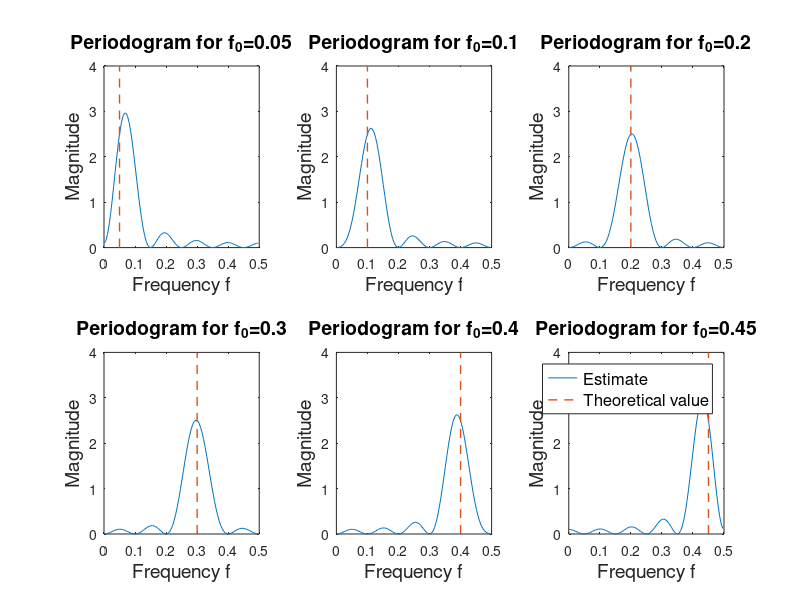
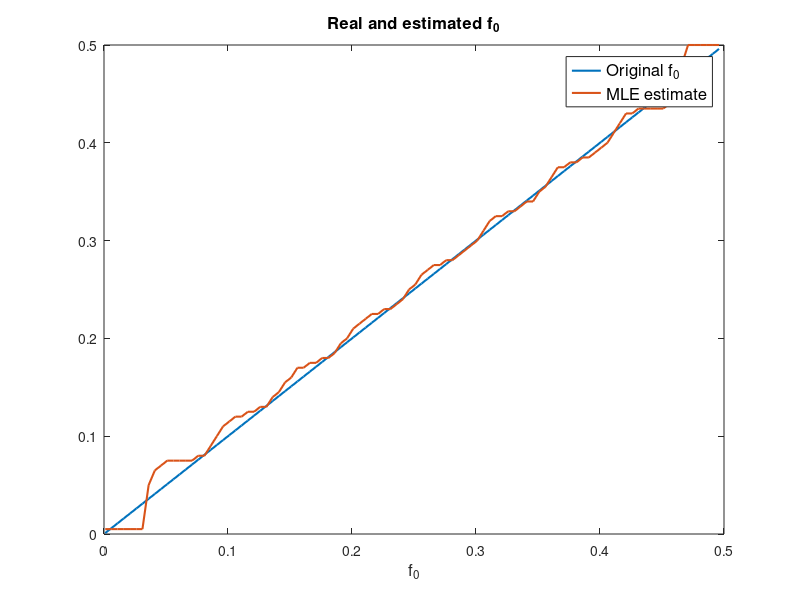
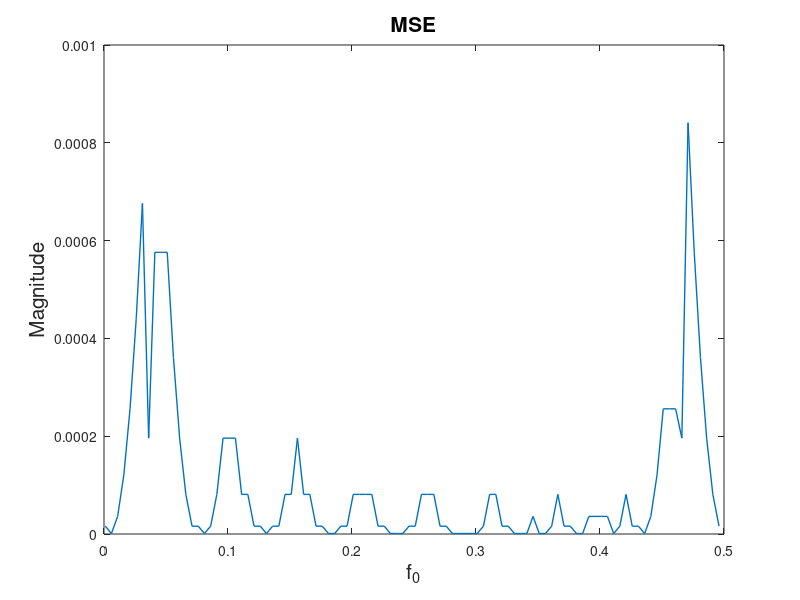

MATLAB code to generate these figures, in order:
%% Assignment 5: MLE For the frequency of a Signal
clear all;
%%
% plot of the periodograms
freq = [0.001:0.005:0.5];
p = zeros(1,100);
mle = zeros(1,100);
N = 10;
freq1 = [0.05, 0.1,0.2,0.3,0.4,0.45];
x = zeros(1,10);
y = 0;

figure(1)
for i = 1:length(freq1)
    for j = 1:length(freq)
        for n = 1:N
            x(n) = cos(2*pi*(n-1)*freq1(i)).*(cos((2.*pi.*freq(j).*(n-1)))+1i*sin((2.*pi.*freq(j).*(n-1))));
            y = x(n) + y;
        end
        p(j) = (1/10).*((abs(y)).^2);
        y = 0;
    end
    subplot(2,3,i)
    plot(freq,p)
    hold on
    plot([freq1(i) freq1(i)],[0 4],'--','LineWidth',1)
    title(['Periodogram for f_0=',num2str(freq1(i))],'FontSize',14)
    xlabel('Frequency f','FontSize',14)
    ylabel('Magnitude','FontSize',14)
    xlim([0,0.5])
    
end
legend('Estimate','Theoretical value','FontSize',12)

% plot of the MLE estimate

for i = 1:length(freq)
    for j = 1:length(freq)
        for n = 1:N
            x(n) = cos(2*pi*(n-1)*freq(i)).*(cos((2.*pi.*freq(j).*(n-1)))+1i*sin((2.*pi.*freq(j).*(n-1))));
            y = x(n) + y;
        end
        %y = sum(x);
        p(j) = (1/10).*((abs(y)).^2);
        y = 0;
    end
    [M,I]=max(p);
    mle(i) = I;
    
end

mle = mle/200;
figure(2)
plot(freq, freq,'LineWidth',1.5)
hold on
plot(freq,mle,'LineWidth',1.5)
legend('Original f_0','MLE estimate','FontSize',12)
title('Real and estimated f_0','FontSize',12)
xlabel('f_0','FontSize',12)
% add y label

for i = 1:length(freq)
    err(i) = mean((mle(i) - freq(i)).^2);
    
end

figure(3)
plot(freq,err,'LineWidth',1)
title('MSE','FontSize',15)
xlabel('f_0','FontSize',15)
ylabel('Magnitude','FontSize',15)

